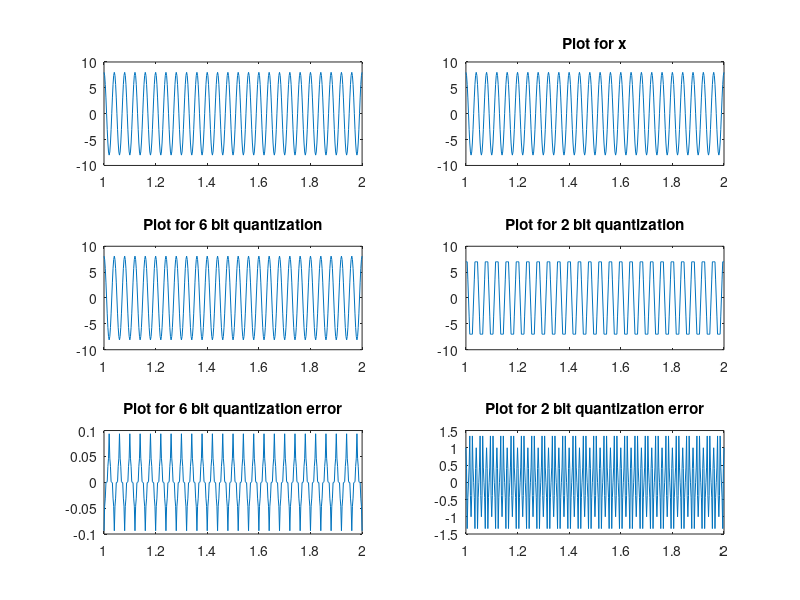

MATLAB code for this plot:

%%
fs = 400;
f = 25;
Ts = 1/fs;
t = 1:Ts:2;

x = 8*cos(2*pi*f*t);

range = 7; 

level2 = (2*range)/(2^2);
level6 = (2*range)/(2^6);
two = round(x/level2)*level2;
six = round(x/level6)*level6;

qe2 = x - two;
qe6 = x - six;
quantization_error2 = mean(abs(qe2));
disp(['2 bit quantization error: ', num2str(quantization_error2)]);

quantization_error6 = mean(abs(qe6));
disp(['6 bit quantization error: ', num2str(quantization_error6)]);
%% b 
figure();
subplot(3,2,1);
plot(t,x);

subplot(3,2,3);
plot(t,six);
title('Plot for 6 bit quantization')

subplot(3,2,5);
plot(t,qe6);
title('Plot for 6 bit quantization error')

%% b
subplot(3,2,2);
plot(t,x);
title('Plot for x')

subplot(3,2,4);
plot(t,two);
title('Plot for 2 bit quantization')

subplot(3,2,6);
plot(t,qe2);
title('Plot for 2 bit quantization error')

%% c
snr2 = qe2.*qe2;
snr6 = qe6.*qe6;

Signal_energy = x.*x;

final_snr2 = mean(Signal_energy)/mean(snr2);
final_snr6 = mean(Signal_energy)/mean(snr6);

db_final_snr2 = 10*log10(final_snr2);
db_final_snr6 = 10*log10(final_snr6);

disp(['2 bit snr(db): ', num2str(db_final_snr2)]);
disp(['6 bit snr(db): ', num2str(db_final_snr6)]);
disp(['2 bit snr: ', num2str(final_snr2)]);
disp(['6 bit snr: ', num2str(final_snr6)]);

